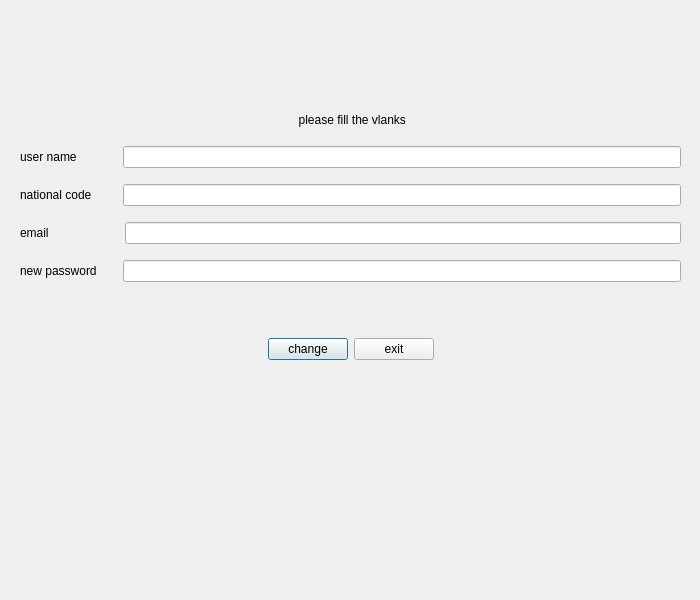
<?xml version="1.0" encoding="UTF-8"?>
<ui version="4.0">
 <class>mchange</class>
 <widget class="QDialog" name="mchange">
  <property name="geometry">
   <rect>
    <x>0</x>
    <y>0</y>
    <width>700</width>
    <height>600</height>
   </rect>
  </property>
  <property name="sizePolicy">
   <sizepolicy hsizetype="Fixed" vsizetype="Fixed">
    <horstretch>0</horstretch>
    <verstretch>0</verstretch>
   </sizepolicy>
  </property>
  <property name="maximumSize">
   <size>
    <width>700</width>
    <height>600</height>
   </size>
  </property>
  <property name="windowTitle">
   <string>Dialog</string>
  </property>
  <widget class="QWidget" name="back" native="true">
   <property name="geometry">
    <rect>
     <x>10</x>
     <y>10</y>
     <width>681</width>
     <height>581</height>
    </rect>
   </property>
   <property name="styleSheet">
    <string notr="true">#back
{
	border-image: url(:/new/prefix11/AdobeStock_272406819.jpg);
}</string>
   </property>
   <layout class="QVBoxLayout" name="verticalLayout">
    <property name="leftMargin">
     <number>5</number>
    </property>
    <property name="topMargin">
     <number>5</number>
    </property>
    <property name="rightMargin">
     <number>5</number>
    </property>
    <property name="bottomMargin">
     <number>5</number>
    </property>
    <item>
     <spacer name="verticalSpacer_2">
      <property name="orientation">
       <enum>Qt::Vertical</enum>
      </property>
      <property name="sizeType">
       <enum>QSizePolicy::Fixed</enum>
      </property>
      <property name="sizeHint" stdset="0">
       <size>
        <width>20</width>
        <height>90</height>
       </size>
      </property>
     </spacer>
    </item>
    <item>
     <layout class="QHBoxLayout" name="horizontalLayout_6">
      <property name="leftMargin">
       <number>5</number>
      </property>
      <property name="topMargin">
       <number>5</number>
      </property>
      <property name="rightMargin">
       <number>5</number>
      </property>
      <property name="bottomMargin">
       <number>5</number>
      </property>
      <item>
       <spacer name="horizontalSpacer_8">
        <property name="orientation">
         <enum>Qt::Horizontal</enum>
        </property>
        <property name="sizeHint" stdset="0">
         <size>
          <width>40</width>
          <height>20</height>
         </size>
        </property>
       </spacer>
      </item>
      <item>
       <widget class="QLabel" name="label_5">
        <property name="text">
         <string>  please fill the vlanks </string>
        </property>
       </widget>
      </item>
      <item>
       <spacer name="horizontalSpacer_7">
        <property name="orientation">
         <enum>Qt::Horizontal</enum>
        </property>
        <property name="sizeHint" stdset="0">
         <size>
          <width>40</width>
          <height>20</height>
         </size>
        </property>
       </spacer>
      </item>
     </layout>
    </item>
    <item>
     <layout class="QHBoxLayout" name="horizontalLayout">
      <property name="leftMargin">
       <number>5</number>
      </property>
      <property name="topMargin">
       <number>5</number>
      </property>
      <property name="rightMargin">
       <number>5</number>
      </property>
      <property name="bottomMargin">
       <number>5</number>
      </property>
      <item>
       <widget class="QLabel" name="label">
        <property name="text">
         <string>user name</string>
        </property>
       </widget>
      </item>
      <item>
       <spacer name="horizontalSpacer">
        <property name="orientation">
         <enum>Qt::Horizontal</enum>
        </property>
        <property name="sizeType">
         <enum>QSizePolicy::Fixed</enum>
        </property>
        <property name="sizeHint" stdset="0">
         <size>
          <width>40</width>
          <height>20</height>
         </size>
        </property>
       </spacer>
      </item>
      <item>
       <widget class="QLineEdit" name="userline"/>
      </item>
     </layout>
    </item>
    <item>
     <layout class="QHBoxLayout" name="horizontalLayout_2">
      <property name="leftMargin">
       <number>5</number>
      </property>
      <property name="topMargin">
       <number>5</number>
      </property>
      <property name="rightMargin">
       <number>5</number>
      </property>
      <property name="bottomMargin">
       <number>5</number>
      </property>
      <item>
       <widget class="QLabel" name="label_2">
        <property name="text">
         <string>national code</string>
        </property>
       </widget>
      </item>
      <item>
       <spacer name="horizontalSpacer_2">
        <property name="orientation">
         <enum>Qt::Horizontal</enum>
        </property>
        <property name="sizeType">
         <enum>QSizePolicy::Fixed</enum>
        </property>
        <property name="sizeHint" stdset="0">
         <size>
          <width>25</width>
          <height>20</height>
         </size>
        </property>
       </spacer>
      </item>
      <item>
       <widget class="QLineEdit" name="ncodeline"/>
      </item>
     </layout>
    </item>
    <item>
     <layout class="QHBoxLayout" name="horizontalLayout_3">
      <property name="leftMargin">
       <number>5</number>
      </property>
      <property name="topMargin">
       <number>5</number>
      </property>
      <property name="rightMargin">
       <number>5</number>
      </property>
      <property name="bottomMargin">
       <number>5</number>
      </property>
      <item>
       <widget class="QLabel" name="label_3">
        <property name="text">
         <string>email</string>
        </property>
       </widget>
      </item>
      <item>
       <spacer name="horizontalSpacer_3">
        <property name="orientation">
         <enum>Qt::Horizontal</enum>
        </property>
        <property name="sizeType">
         <enum>QSizePolicy::Fixed</enum>
        </property>
        <property name="sizeHint" stdset="0">
         <size>
          <width>70</width>
          <height>20</height>
         </size>
        </property>
       </spacer>
      </item>
      <item>
       <widget class="QLineEdit" name="emailline"/>
      </item>
     </layout>
    </item>
    <item>
     <layout class="QHBoxLayout" name="horizontalLayout_4">
      <property name="leftMargin">
       <number>5</number>
      </property>
      <property name="topMargin">
       <number>5</number>
      </property>
      <property name="rightMargin">
       <number>5</number>
      </property>
      <property name="bottomMargin">
       <number>5</number>
      </property>
      <item>
       <widget class="QLabel" name="label_4">
        <property name="text">
         <string>new password</string>
        </property>
       </widget>
      </item>
      <item>
       <spacer name="horizontalSpacer_4">
        <property name="orientation">
         <enum>Qt::Horizontal</enum>
        </property>
        <property name="sizeType">
         <enum>QSizePolicy::Fixed</enum>
        </property>
        <property name="sizeHint" stdset="0">
         <size>
          <width>20</width>
          <height>20</height>
         </size>
        </property>
       </spacer>
      </item>
      <item>
       <widget class="QLineEdit" name="newpassline"/>
      </item>
     </layout>
    </item>
    <item>
     <spacer name="verticalSpacer_4">
      <property name="orientation">
       <enum>Qt::Vertical</enum>
      </property>
      <property name="sizeType">
       <enum>QSizePolicy::Fixed</enum>
      </property>
      <property name="sizeHint" stdset="0">
       <size>
        <width>20</width>
        <height>40</height>
       </size>
      </property>
     </spacer>
    </item>
    <item>
     <layout class="QHBoxLayout" name="horizontalLayout_5">
      <property name="leftMargin">
       <number>5</number>
      </property>
      <property name="topMargin">
       <number>5</number>
      </property>
      <property name="rightMargin">
       <number>5</number>
      </property>
      <property name="bottomMargin">
       <number>5</number>
      </property>
      <item>
       <spacer name="horizontalSpacer_6">
        <property name="orientation">
         <enum>Qt::Horizontal</enum>
        </property>
        <property name="sizeHint" stdset="0">
         <size>
          <width>40</width>
          <height>20</height>
         </size>
        </property>
       </spacer>
      </item>
      <item>
       <widget class="QPushButton" name="change">
        <property name="text">
         <string>change</string>
        </property>
       </widget>
      </item>
      <item>
       <widget class="QPushButton" name="exit">
        <property name="text">
         <string>exit</string>
        </property>
       </widget>
      </item>
      <item>
       <spacer name="horizontalSpacer_5">
        <property name="orientation">
         <enum>Qt::Horizontal</enum>
        </property>
        <property name="sizeHint" stdset="0">
         <size>
          <width>40</width>
          <height>20</height>
         </size>
        </property>
       </spacer>
      </item>
     </layout>
    </item>
    <item>
     <spacer name="verticalSpacer_5">
      <property name="orientation">
       <enum>Qt::Vertical</enum>
      </property>
      <property name="sizeHint" stdset="0">
       <size>
        <width>20</width>
        <height>40</height>
       </size>
      </property>
     </spacer>
    </item>
   </layout>
  </widget>
 </widget>
 <resources/>
 <connections/>
</ui>
